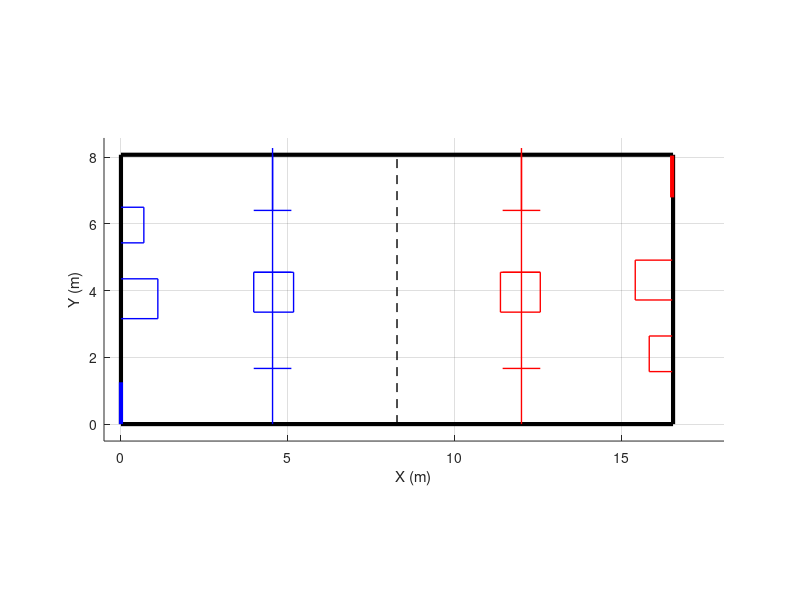

Source code (MATLAB):
% Field Size 317 in. x 691 in.
hold on
field_width = 317.69 * 0.0254;
field_length = 691.22 * 0.0254;

% Field
plot([0 0]*0.0254,[0 317.69]*0.0254,'k','LineWidth',3)
plot([0 651.22]*0.0254,[0 0]*0.0254,'k','LineWidth',3)
plot([0 651.22]*0.0254,[317.69 317.69]*0.0254,'k','LineWidth',3)
plot([651.22, 651.22]*0.0254,[0 317.69]*0.0254,'k','LineWidth',3)
plot([325.61 325.61]*0.0254,[0 317.69]*0.0254,'k','LineWidth',1, 'LineStyle','--')
%Hub
plot([156.61 156.61+47]*0.0254,[317.69-65.65-73 317.69-65.65-73]*0.0254, 'b', 'LineWidth', 1)
plot([156.61 156.61+47]*0.0254,[317.69-65.65-73-47 317.69-65.65-73-47]*0.0254, 'b', 'LineWidth', 1)
plot([156.61+47 156.61+47]*0.0254,[317.69-65.65-73 317.69-65.65-73-47]*0.0254, 'b', 'LineWidth', 1)
plot([156.61 156.61]*0.0254,[317.69-65.65-73 317.69-65.65-73-47]*0.0254, 'b', 'LineWidth', 1)
plot([651.22-156.61 651.22-156.61-47]*0.0254,[317.69-65.65-73 317.69-65.65-73]*0.0254, 'r', 'LineWidth', 1)
plot([651.22-156.61 651.22-156.61-47]*0.0254,[317.69-65.65-73-47 317.69-65.65-73-47]*0.0254, 'r', 'LineWidth', 1)
plot([651.22-156.61-47 651.22-156.61-47]*0.0254,[317.69-65.65-73 317.69-65.65-73-47]*0.0254, 'r', 'LineWidth', 1)
plot([651.22-156.61 651.22-156.61]*0.0254,[317.69-65.65-73 317.69-65.65-73-47]*0.0254, 'r', 'LineWidth', 1)
%Trench + Bump
plot([156.61 156.61+44.40]*0.0254,[317.69-65.65-73 317.69-65.65-73]*0.0254, 'b', 'LineWidth', 1)
plot([156.61+22.2 156.61+22.2]*0.0254,[317.69 317.69-65.65]*0.0254, 'b', 'LineWidth', 1)
plot([156.61+22.2 156.61+22.2]*0.0254,[0. 325.61]*0.0254, 'b', 'LineWidth', 1)
plot([156.61 156.61+44.40]*0.0254,[317.69-65.65 317.69-65.65]*0.0254, 'b', 'LineWidth', 1)
plot([156.61 156.61+44.40]*0.0254,[65.65 65.65]*0.0254, 'b', 'LineWidth', 1)
plot([651.22-156.61 651.22-156.61-44.40]*0.0254,[317.69-65.65-73 317.69-65.65-73]*0.0254, 'r', 'LineWidth', 1)
plot([651.22-156.61-22.2 651.22-156.61-22.2]*0.0254,[317.69 317.69-65.65]*0.0254, 'r', 'LineWidth', 1)
plot([651.22-156.61-22.2 651.22-156.61-22.2]*0.0254,[0. 325.61]*0.0254, 'r', 'LineWidth', 1)
plot([651.22-156.61 651.22-156.61-44.40]*0.0254,[317.69-65.65 317.69-65.65]*0.0254, 'r', 'LineWidth', 1)
plot([651.22-156.61 651.22-156.61-44.40]*0.0254,[65.65 65.65]*0.0254, 'r', 'LineWidth', 1)
% Climber
plot([40+3.510 40+3.510]*0.0254,[26.62+121.24+23.5 26.62+121.24-23.5]*0.0254, 'b', 'LineWidth', 1)
plot([0 40+3.510]*0.0254,[26.62+121.24+23.5 26.62+121.24+23.5]*0.0254, 'b', 'LineWidth', 1)
plot([0 40+3.510]*0.0254,[26.62+121.24-23.5 26.62+121.24-23.5]*0.0254, 'b', 'LineWidth', 1)
plot([650.12-40-3.510 650.12-40-3.510]*0.0254,[82.42+87.46-23.5 82.42+87.46+23.5]*0.0254, 'r', 'LineWidth', 1)
plot([650.12 650.12-40-3.510]*0.0254,[82.42+87.46-23.5 82.42+87.46-23.5]*0.0254, 'r', 'LineWidth', 1)
plot([650.12 650.12-40-3.510]*0.0254,[82.42+87.46+23.5 82.42+87.46+23.5]*0.0254, 'r', 'LineWidth', 1)
% Depot
plot([27 27]*0.0254,[158.84+75.93-21 158.84+75.93+21]*0.0254, 'b', 'LineWidth', 1)
plot([0 27]*0.0254,[158.84+75.93+21 158.84+75.93+21]*0.0254, 'b', 'LineWidth', 1)
plot([0 27]*0.0254,[158.84+75.93-21 158.84+75.93-21]*0.0254, 'b', 'LineWidth', 1)
plot([650.12-27 650.12-27]*0.0254,[158.84-75.93-21 158.84-75.93+21]*0.0254, 'r', 'LineWidth', 1)
plot([650.12 650.12-27]*0.0254,[158.84-75.93+21 158.84-75.93+21]*0.0254, 'r', 'LineWidth', 1)
plot([650.12 650.12-27]*0.0254,[158.84-75.93-21 158.84-75.93-21]*0.0254, 'r', 'LineWidth', 1)
% Human Player
plot([0 0]*0.0254,[0 49.32]*0.0254, 'b', 'LineWidth', 3)
plot([650.12 650.12]*0.0254,[316.69 316.69-49.32]*0.0254, 'r', 'LineWidth', 3)



axis([-20*0.0254, (297.7*2+95.9+20)*0.0254, -20*0.0254, (317.5+20)*0.0254])

axis equal

axis equal
grid on
xlabel('X (m)')
ylabel('Y (m)')
